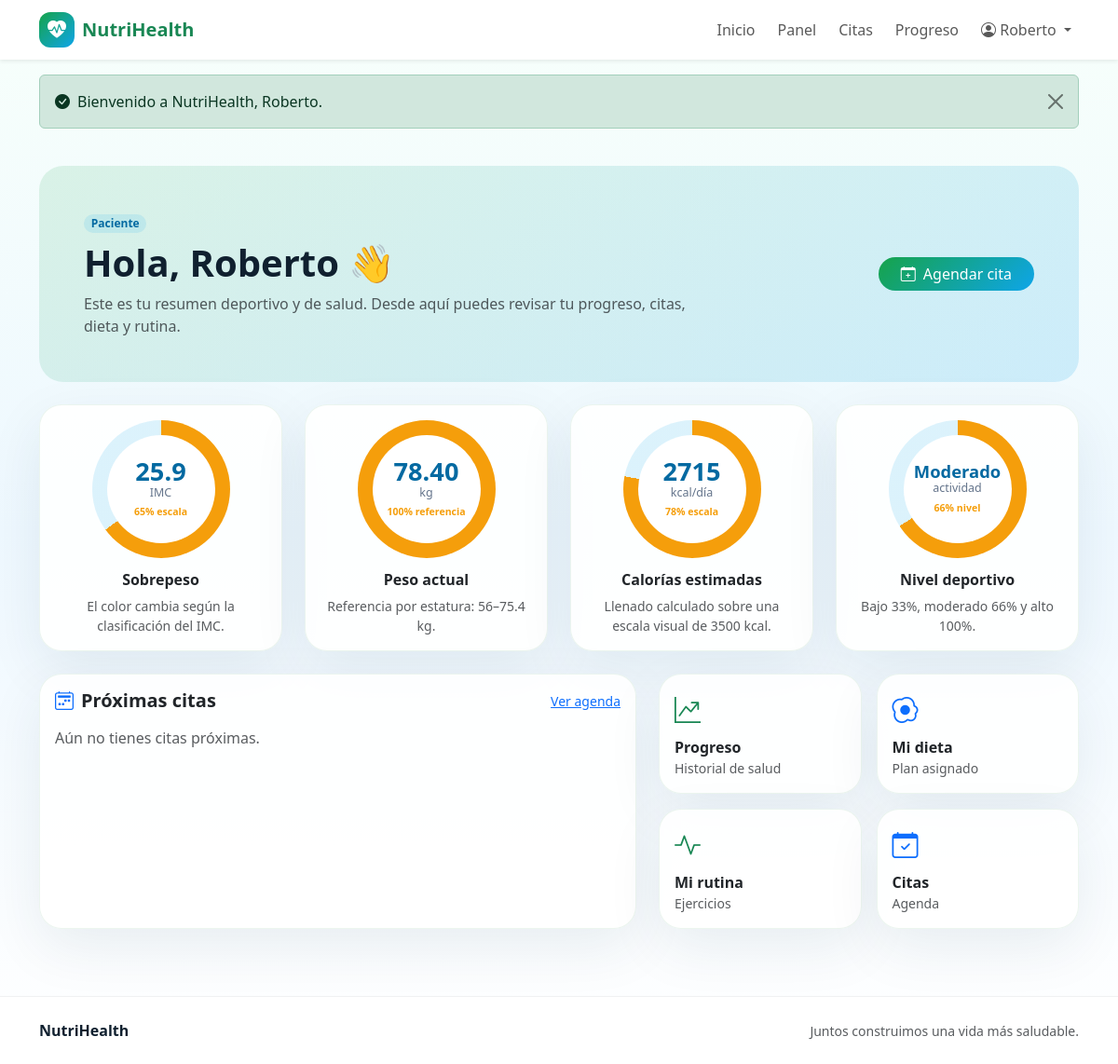
The app's page /dashboard.php (signed in) with its own data.
### tables this page shows
CREATE TABLE personas (
    id INT AUTO_INCREMENT PRIMARY KEY,
    nombre VARCHAR(100) NOT NULL,
    apellido_paterno VARCHAR(100),
    apellido_materno VARCHAR(100),
    fecha_nacimiento DATE,
    sexo ENUM('Masculino', 'Femenino', 'Otro'),
    telefono VARCHAR(20),
    email VARCHAR(100) UNIQUE NOT NULL,
    direccion TEXT,
    usuario VARCHAR(50) UNIQUE NOT NULL,
    password_hash VARCHAR(255) NOT NULL,
    rol ENUM('paciente', 'nutriologo', 'entrenador') NOT NULL,
    activo BOOLEAN DEFAULT TRUE,
    fecha_registro DATETIME DEFAULT CURRENT_TIMESTAMP
);

CREATE TABLE datos_salud_actuales (
    id INT AUTO_INCREMENT PRIMARY KEY,
    paciente_id INT NOT NULL,
    peso DECIMAL(5,2),
    porcentaje_grasa DECIMAL(5,2),
    masa_muscular DECIMAL(5,2),
    cintura DECIMAL(5,2),
    cadera DECIMAL(5,2),
    objetivo_salud VARCHAR(150),
    nivel_actividad ENUM('Bajo', 'Moderado', 'Alto') DEFAULT 'Moderado',
    fecha_actualizacion DATETIME DEFAULT CURRENT_TIMESTAMP ON UPDATE CURRENT_TIMESTAMP,

    UNIQUE KEY uq_datos_salud_actuales_paciente (paciente_id),
    FOREIGN KEY (paciente_id) REFERENCES personas(id) ON DELETE CASCADE
);

CREATE TABLE datos_salud (
    id INT AUTO_INCREMENT PRIMARY KEY,
    paciente_id INT NOT NULL,
    peso DECIMAL(5,2),
    estatura DECIMAL(4,2),
    edad INT,
    enfermedades TEXT,
    alergias TEXT,
    medicamentos TEXT,
    objetivo_salud VARCHAR(150),
    nivel_actividad ENUM('Bajo', 'Moderado', 'Alto'),
    fecha_registro DATETIME DEFAULT CURRENT_TIMESTAMP,

    FOREIGN KEY (paciente_id) REFERENCES personas(id)
);

### pages/paciente/dashboard.php (the view, shortened to what the rows shown need)
<?php
require_once __DIR__ . '/../../includes/functions.php';
$user = current_user();
$person = get_person((int)$user['id']);
$health = latest_health_data((int)$user['id']);
$currentHealth = latest_current_health_data((int)$user['id']);
$peso = $currentHealth['peso'] ?? $health['peso'] ?? null;
$imc = calculate_imc($peso ? (float)$peso : null, isset($health['estatura']) ? (float)$health['estatura'] : null);
$healthForMetrics = $health ?: [];
$healthForMetrics['peso'] = $peso;
$healthForMetrics['nivel_actividad'] = $currentHealth['nivel_actividad'] ?? $health['nivel_actividad'] ?? 'Moderado';
$calories = estimate_daily_calories($person, $healthForMetrics);
$clampPercentage = static fn(float $value): int => (int) round(max(0, min(100, $value)));
$activityLevel = $currentHealth['nivel_actividad'] ?? $health['nivel_actividad'] ?? null;
$height = isset($health['estatura']) && is_numeric($health['estatura']) ? (float) $health['estatura'] : null;
$imcProgress = $imc !== null ? $clampPercentage(($imc / 40) * 100) : 0;
$imcTone = match (true) {
    $imc === null => 'muted',
    $imc < 18.5 => 'info',
    $imc < 25 => 'success',
    $imc < 30 => 'warning',
    default => 'danger',
};
$healthyMinWeight = $height && $height > 0 ? round(18.5 * $height * $height, 1) : null;
$healthyMaxWeight = $height && $height > 0 ? round(24.9 * $height * $height, 1) : null;
$weightProgress = $peso && $healthyMaxWeight
    ? $clampPercentage(((float) $peso / $healthyMaxWeight) * 100)
    : ($peso ? $clampPercentage(((float) $peso / 150) * 100) : 0);
$weightTone = $imcTone;
$caloriesProgress = $calories ? $clampPercentage(($calories / 3500) * 100) : 0;
$caloriesTone = match (true) {
    $calories === null => 'muted',
    $calories < 1600 => 'info',
    $calories <= 2400 => 'success',
    $calories <= 3000 => 'warning',
    default => 'accent',
};
$activityProgress = match ($activityLevel) {
    'Bajo' => 33,
    'Moderado' => 66,
    'Alto' => 100,
    default => 0,
};
$activityTone = match ($activityLevel) {
    'Bajo' => 'info',
    'Moderado' => 'warning',
    'Alto' => 'success',
    default => 'muted',
};
require __DIR__ . '/../../includes/header.php';
?>
<section class="container py-4">
    <div class="dashboard-hero p-4 p-lg-5 mb-4">
        <div class="row align-items-center g-3">
            <div class="col-lg-8">
                <span class="badge badge-role rounded-pill mb-2">Paciente</span>
                <h1 class="fw-bold mb-2">Hola, <?= e($user['nombre']) ?> 👋</h1>
                <p class="text-muted mb-0">Este es tu resumen deportivo y de salud. Desde aquí puedes revisar tu progreso, citas, dieta y rutina.</p>
            </div>
        </div>
    </div>
    <div class="row g-4 mb-4">
        <div class="col-md-3">
            <div class="card card-soft h-100 text-center p-3">
                <div class="stat-circle stat-circle--<?= e($imcTone) ?>"
                     style="--circle-progress: <?= $imcProgress ?>%;"
                     role="progressbar" aria-label="IMC en escala visual" aria-valuemin="0" aria-valuemax="100" aria-valuenow="<?= $imcProgress ?>">
                    <div class="stat-content">
                        <div class="stat-number"><?= $imc !== null ? e((string)$imc) : '--' ?></div>
                        <div class="stat-label">IMC</div>
                        <div class="stat-scale"><?= $imcProgress ?>% escala</div>
                    </div>
                </div>
                <h6 class="fw-bold"><?= e(imc_status($imc)) ?></h6>
                <p class="text-muted small mb-0">El color cambia según la clasificación del IMC.</p>
            </div>
        </div>
        <div class="col-md-3">
            <div class="card card-soft h-100 text-center p-3">
                <div class="stat-circle stat-circle--<?= e($weightTone) ?>"
                     style="--circle-progress: <?= $weightProgress ?>%;"
                     role="progressbar" aria-label="Peso respecto a la referencia saludable" aria-valuemin="0" aria-valuemax="100" aria-valuenow="<?= $weightProgress ?>">
                    <div class="stat-content">
                        <div class="stat-number"><?= $peso ? e((string)$peso) : '--' ?></div>
                        <div class="stat-label">kg</div>
                        <div class="stat-scale"><?= $weightProgress ?>% referencia</div>
                    </div>
                </div>
                <h6 class="fw-bold">Peso actual</h6>
                <?php if ($healthyMinWeight !== null && $healthyMaxWeight !== null): ?>
                    <p class="text-muted small mb-0">Referencia por estatura: <?= e((string)$healthyMinWeight) ?>–<?= e((string)$healthyMaxWeight) ?> kg.</p>
                <?php else: ?>
                    <p class="text-muted small mb-0">Último registro disponible.</p>
                <?php endif; ?>
            </div>
        </div>
        <div class="col-md-3">
            <div class="card card-soft h-100 text-center p-3">
                <div class="stat-circle stat-circle--<?= e($caloriesTone) ?>"
                     style="--circle-progress: <?= $caloriesProgress ?>%;"
                     role="progressbar" aria-label="Calorías estimadas en escala visual" aria-valuemin="0" aria-valuemax="100" aria-valuenow="<?= $caloriesProgress ?>">
                    <div class="stat-content">
                        <div class="stat-number"><?= $calories ? e((string)$calories) : '--' ?></div>
                        <div class="stat-label">kcal/día</div>
                        <div class="stat-scale"><?= $caloriesProgress ?>% escala</div>
                    </div>
                </div>
            </div>
        </div>
        <div class="col-md-3">
            <div class="card card-soft h-100 text-center p-3">
                <div class="stat-circle stat-circle--<?= e($activityTone) ?>"
                     style="--circle-progress: <?= $activityProgress ?>%;"
                     role="progressbar" aria-label="Nivel de actividad" aria-valuemin="0" aria-valuemax="100" aria-valuenow="<?= $activityProgress ?>">
                    <div class="stat-content">
                        <div class="stat-number stat-number--text"><?= e($activityLevel ?? '--') ?></div>
                        <div class="stat-label">actividad</div>
                        <div class="stat-scale"><?= $activityProgress ?>% nivel</div>
                    </div>
                </div>
            </div>
        </div>
    </div>
</section>
<?php require __DIR__ . '/../../includes/footer.php'; ?>

### includes/navbar.php (shortened to what the rows shown need)
<?php $user = current_user(); ?>
<nav class="navbar navbar-expand-lg navbar-light bg-white sticky-top shadow-sm">
    <div class="container">
        <div class="collapse navbar-collapse" id="mainNavbar">
            <ul class="navbar-nav ms-auto align-items-lg-center gap-lg-2">
                <?php if ($user): ?>
                    <li class="nav-item"><a class="nav-link" href="<?= base_url('dashboard.php') ?>">Panel</a></li>
                    <?php if ($user['rol'] === 'paciente'): ?>
                        <li class="nav-item"><a class="nav-link" href="<?= base_url('pages/paciente/citas.php') ?>">Citas</a></li>
                        <li class="nav-item"><a class="nav-link" href="<?= base_url('pages/paciente/progreso.php') ?>">Progreso</a></li>
                    <?php elseif ($user['rol'] === 'nutriologo'): ?>
                        <li class="nav-item"><a class="nav-link" href="<?= base_url('pages/nutriologo/pacientes.php') ?>">Pacientes</a></li>
                        <li class="nav-item"><a class="nav-link" href="<?= base_url('pages/nutriologo/dietas.php') ?>">Dietas</a></li>
                    <?php endif; ?>
                    <li class="nav-item dropdown">
                        <a class="nav-link dropdown-toggle" href="#" data-bs-toggle="dropdown">
                            <i class="bi bi-person-circle"></i> <?= e($user['nombre']) ?>
                        </a>
                    </li>
                <?php else: ?>
                    <li class="nav-item"><a class="nav-link" href="<?= base_url('login.php') ?>">Iniciar sesión</a></li>
                    <li class="nav-item"><a class="btn btn-success rounded-pill px-4" href="<?= base_url('register.php') ?>">Registrarse</a></li>
                <?php endif; ?>
            </ul>
        </div>
    </div>
</nav>

### records on screen
personas: nombre "Roberto"
datos_salud_actuales: peso.estatura "25.9", peso.estatura "65", peso.estatura "Sobrepeso", nivel_actividad "Moderado", nivel_actividad "66"
datos_salud: estatura "100", estatura "56", estatura "75.4", nivel_actividad "2715", nivel_actividad "78"

### other values on screen
$message "Bienvenido a NutriHealth, Roberto."
$peso "78.40"
